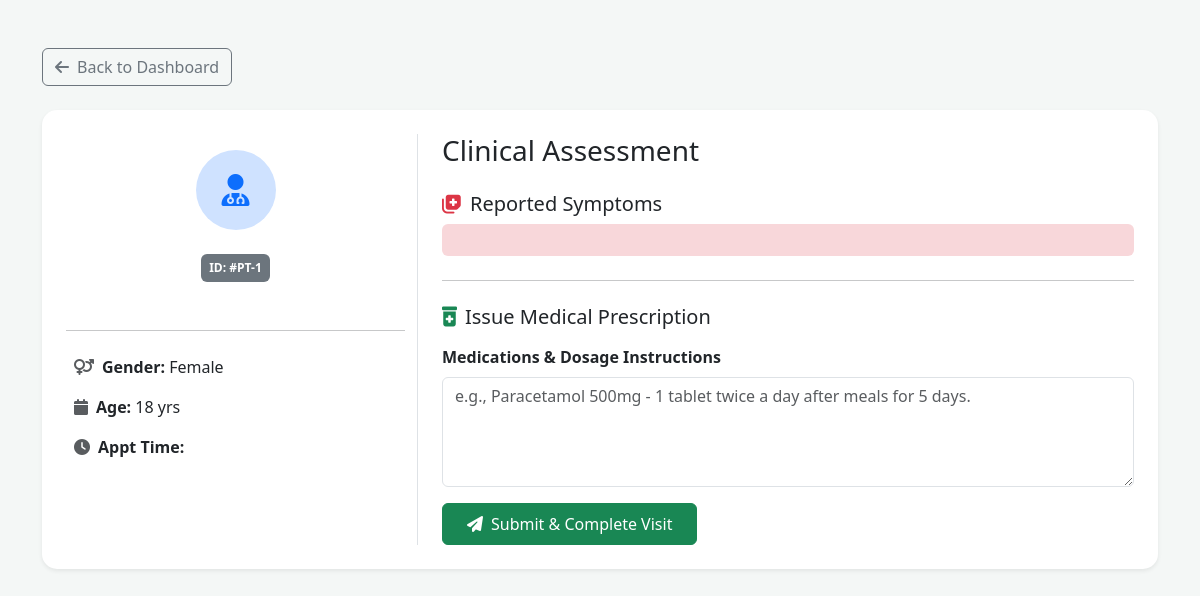
Page /patient-records/1 on the committed database.
### models.py (models this page shows)
class Patient(db.Model):
    id = db.Column(db.Integer, primary_key=True)
    full_name = db.Column(
        db.String(150),
        nullable=False
    )
    email = db.Column(
        db.String(150),
        unique=True,
        nullable=False
    )
    password = db.Column(
        db.String(255),
        nullable=False
    )
    age = db.Column(
        db.Integer,
        nullable=False
    )
    gender = db.Column(
        db.String(20),
        nullable=False
    )
    phone = db.Column(
        db.String(20),
        nullable=True
    )
    blood_group = db.Column(
        db.String(10),
        nullable=True
    )
    address = db.Column(
        db.Text,
        nullable=True
    )
    medical_history = db.Column(
        db.Text,
        nullable=True
    )

### app.py (the view)
@app.route("/patient-records/<int:patient_id>")
def patient_record(patient_id):
    patient = Patient.query.get_or_404(patient_id)
    return render_template("patient_details.html", patient=patient)

### templates/patient_details.html (shortened to what this page needs)
<!DOCTYPE html>
<html lang="en">
<head>
    <link href="https://cdn.jsdelivr.net/npm/bootstrap@5.3.0/dist/css/bootstrap.min.css" rel="stylesheet">
    <link rel="stylesheet" href="https://cdnjs.cloudflare.com/ajax/libs/font-awesome/6.4.0/css/all.min.css">
</head>
<body>
    <div class="container py-5">
        <div class="mb-4">
            <a href="/doctor-dashboard" class="btn btn-outline-secondary">
                <i class="fa-solid fa-arrow-left me-2"></i>Back to Dashboard
            </a>
        </div>
        <div class="card shadow-sm detail-card p-4">
            <div class="row">
                <div class="col-md-4 border-end">
                    <div class="text-center py-3">
                        <div class="bg-primary-subtle text-primary rounded-circle d-inline-flex align-items-center justify-content-center mb-3" style="width: 80px; height: 80px;">
                            <i class="fa-solid fa-user-md fa-2x"></i>
                        </div>
                        <span class="badge bg-secondary p-2 mb-3">ID: #PT-{{ patient.id }}</span>
                    </div>
                    <hr>
                    <div class="p-2">
                        <p><strong><i class="fa-solid fa-venus-mars me-2 text-muted"></i>Gender:</strong> {{ patient.gender }}</p>
                        <p><strong><i class="fa-solid fa-calendar me-2 text-muted"></i>Age:</strong> {{ patient.age }} yrs</p>
                        <p><strong><i class="fa-solid fa-clock me-2 text-muted"></i>Appt Time:</strong> {{ patient.time }}</p>
                    </div>
                </div>
                <div class="col-md-8 ps-md-4">
                    <h3 class="mb-4">Clinical Assessment</h3>
                    <div class="mb-4">
                        <h5><i class="fa-solid fa-notes-medical me-2 text-danger"></i>Reported Symptoms</h5>
                        <div class="alert alert-danger bg-danger-subtle text-danger-emphasis border-0 mt-2">
                        </div>
                    </div>
                    <hr class="my-4">
                    <h5><i class="fa-solid fa-prescription-bottle-medical me-2 text-success"></i>Issue Medical Prescription</h5>
                    <form action="/prescribe/{{ patient.id }}" method="POST" class="mt-3">
                        <div class="mb-3">
                            <label for="prescription" class="form-label fw-semibold">Medications & Dosage Instructions</label>
                            <textarea class="form-control" id="prescription" name="prescription" rows="4" placeholder="e.g., Paracetamol 500mg - 1 tablet twice a day after meals for 5 days." required></textarea>
                        </div>
                        <button type="submit" class="btn btn-success px-4 py-2">
                            <i class="fa-solid fa-paper-plane me-2"></i>Submit & Complete Visit
                        </button>
                    </form>
                </div>
            </div>
        </div>
    </div>
</body>
</html>

### templates/patient_details.html (style rules this page uses)
body { background-color: #f4f7f6; }
.detail-card { border: none; border-radius: 15px; }

### rows in the picture
Patient: id "1", gender "Female", age "18"
